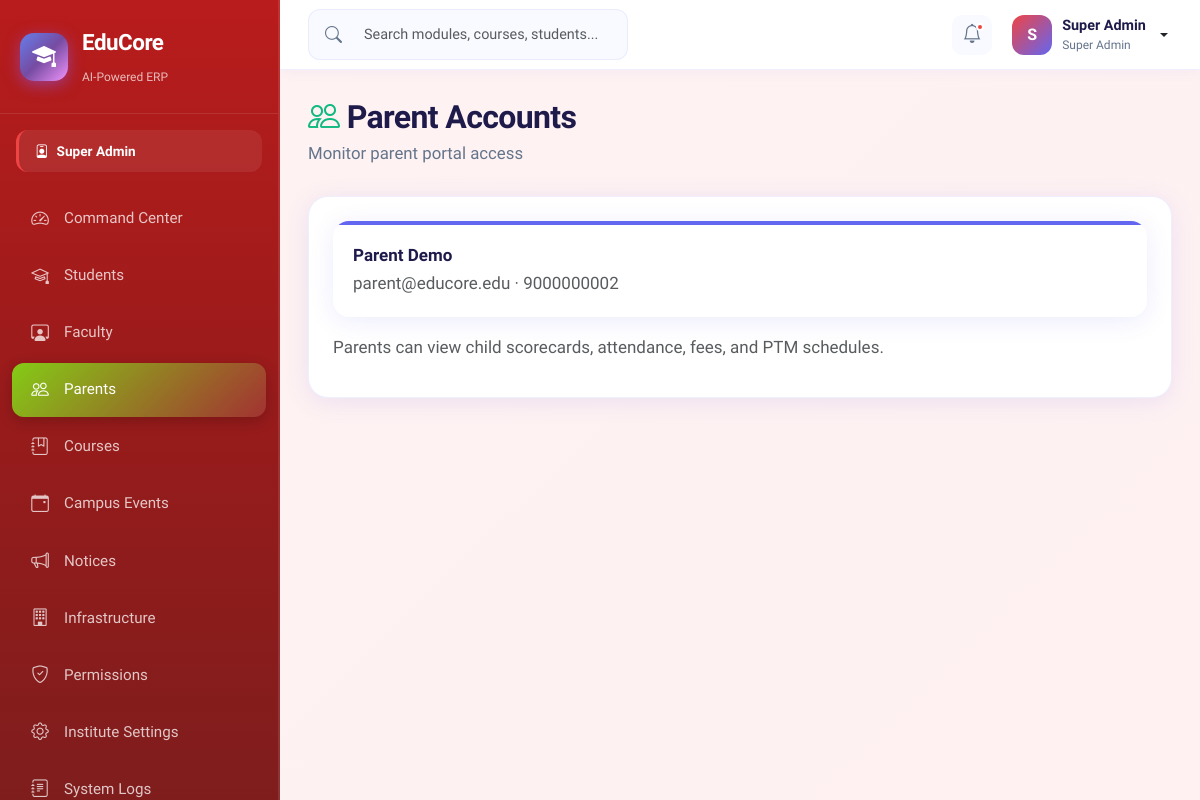
Page /admin/userParents.php (signed in) on the earlier database version.
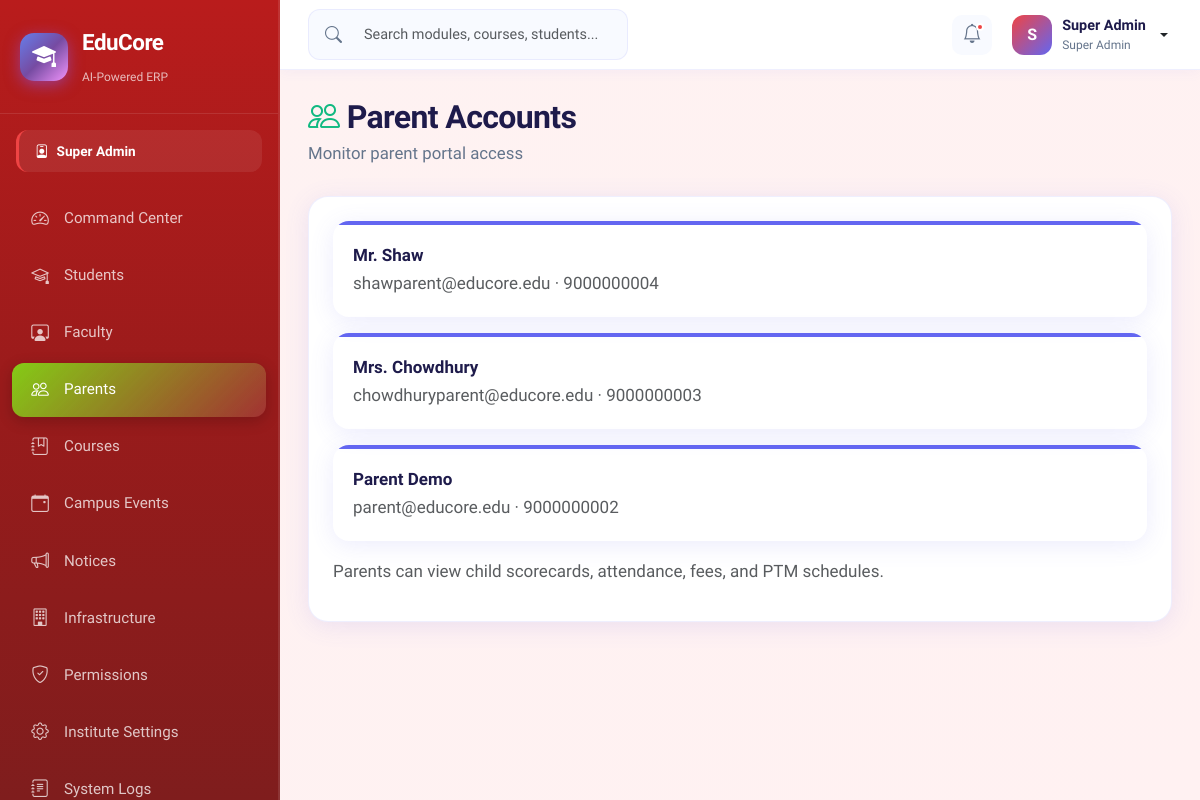
Same page on the later database version.
### tables this page shows
CREATE TABLE IF NOT EXISTS users (
    id INT AUTO_INCREMENT PRIMARY KEY,
    full_name VARCHAR(120) NOT NULL,
    email VARCHAR(120) NOT NULL UNIQUE,
    password_hash VARCHAR(255) NOT NULL,
    phone VARCHAR(20),
    address TEXT,
    role ENUM('super_admin','faculty','student','parent','finance','librarian','tpo') NOT NULL DEFAULT 'student',
    parent_id INT DEFAULT NULL,
    photo VARCHAR(255) DEFAULT 'default.png',
    status ENUM('active','inactive','suspended') DEFAULT 'active',
    two_factor_secret VARCHAR(64) DEFAULT NULL,
    two_factor_enabled TINYINT(1) NOT NULL DEFAULT 0,
    reset_token_hash VARCHAR(255) DEFAULT NULL,
    reset_token_expires DATETIME DEFAULT NULL,
    created_at TIMESTAMP DEFAULT CURRENT_TIMESTAMP,
    FOREIGN KEY (parent_id) REFERENCES users(id) ON DELETE SET NULL
);

### includes/auth_check.php (called while the page is built, shortened)
<?php
function getCurrentUser(): ?array
{
    $db = getDB();
    $stmt = $db->prepare('SELECT id, full_name, email, role, photo FROM users WHERE id = ? AND status = "active"');
    $stmt->execute([$_SESSION['user_id']]);
    return $stmt->fetch() ?: null;
}
function getRoleLabel(string $role): string
{
    $labels = [
        'super_admin' => 'Super Admin',
        'faculty'     => 'Faculty',
        'student'     => 'Student',
        'parent'      => 'Parent',
        'finance'     => 'Finance Officer',
        'librarian'   => 'Librarian',
        'tpo'         => 'TPO',
    ];
    return $labels[$role] ?? ucfirst($role);
}
function getRoleColor(string $role): string
{
    $colors = [
        'super_admin' => '#ef4444',
        'faculty'     => '#8b5cf6',
        'student'     => '#06b6d4',
        'parent'      => '#10b981',
        'finance'     => '#f59e0b',
        'librarian'   => '#ec4899',
        'tpo'         => '#6366f1',
    ];
    return $colors[$role] ?? '#6366f1';
}

### admin/userParents.php (the view, shortened to what this page needs)
<?php
require_once __DIR__ . '/../includes/auth_check.php';
$pdo = getDbConnection();
$parents = $pdo->query("SELECT id, full_name, email, phone, status FROM users WHERE role = 'parent' ORDER BY full_name")->fetchAll();
include __DIR__ . '/../includes/header.php';
?>
<div class="page-header fade-in"><h1><i class="bi bi-people" style="color:#10b981"></i> Parent Accounts</h1><p>Monitor parent portal access</p></div>
<div class="content-card fade-in">
<?php foreach ($parents as $p): ?>
<div class="stat-card mb-3 animate-slide-in">
<strong><?= htmlspecialchars($p['full_name']) ?></strong><br>
<span class="text-muted"><?= htmlspecialchars($p['email']) ?> · <?= htmlspecialchars($p['phone'] ?? '—') ?></span>
</div>
<?php endforeach; ?>
<p class="text-muted mt-3">Parents can view child scorecards, attendance, fees, and PTM schedules.</p>
</div>
<?php include __DIR__ . '/../includes/footer.php';

### includes/sidebar.php (shortened to what this page needs)
<?php
$role = $user['role'] ?? 'student';
$navItems = [];
switch ($role) {
    case 'super_admin':
        $navItems = [
            ['icon' => 'bi-speedometer2', 'label' => 'Command Center', 'href' => 'dashboard.php', 'color' => '#ef4444'],
            ['icon' => 'bi-mortarboard', 'label' => 'Students', 'href' => 'userStudent.php', 'color' => '#f97316'],
            ['icon' => 'bi-person-workspace', 'label' => 'Faculty', 'href' => 'userFaculty.php', 'color' => '#eab308'],
            ['icon' => 'bi-people', 'label' => 'Parents', 'href' => 'userParents.php', 'color' => '#84cc16'],
            ['icon' => 'bi-journal-bookmark', 'label' => 'Courses', 'href' => 'academicCourses.php', 'color' => '#22c55e'],
            ['icon' => 'bi-calendar-event', 'label' => 'Campus Events', 'href' => 'events.php', 'color' => '#06b6d4'],
            ['icon' => 'bi-megaphone', 'label' => 'Notices', 'href' => 'notices.php', 'color' => '#3b82f6'],
            ['icon' => 'bi-building', 'label' => 'Infrastructure', 'href' => 'infrastructure.php', 'color' => '#6366f1'],
            ['icon' => 'bi-shield-check', 'label' => 'Permissions', 'href' => 'permissions.php', 'color' => '#8b5cf6'],
            ['icon' => 'bi-gear', 'label' => 'Institute Settings', 'href' => 'instituteSettings.php', 'color' => '#a855f7'],
            ['icon' => 'bi-journal-text', 'label' => 'System Logs', 'href' => 'logs.php', 'color' => '#ec4899'],
        ];
        break;
}
$currentPage = basename($_SERVER['PHP_SELF']);
?>
<aside class="sidebar" id="sidebar">
    <div class="sidebar-brand">
        <div class="brand-icon">
            <i class="bi bi-mortarboard-fill"></i>
        </div>
        <div class="brand-text">
            <span class="brand-name">EduCore</span>
            <span class="brand-tagline">AI-Powered ERP</span>
        </div>
    </div>
    <div class="sidebar-role-badge" style="--role-color: <?= getRoleColor($role) ?>">
        <i class="bi bi-person-badge"></i>
        <?= getRoleLabel($role) ?>
    </div>
    <nav class="sidebar-nav">
        <?php foreach ($navItems as $item): ?>
        <a href="<?= $item['href'] ?>" class="nav-item <?= $currentPage === $item['href'] ? 'active' : '' ?>"
           style="--item-color: <?= $item['color'] ?>">
            <i class="bi <?= $item['icon'] ?>"></i>
            <span><?= $item['label'] ?></span>
        </a>
        <?php endforeach; ?>
    </nav>
</aside>

Differences in the rows shown:
added users: full_name "Mr. Shaw", email "shawparent@educore.edu", phone "9000000004"
added users: full_name "Mrs. Chowdhury", email "chowdhuryparent@educore.edu", phone "9000000003"
